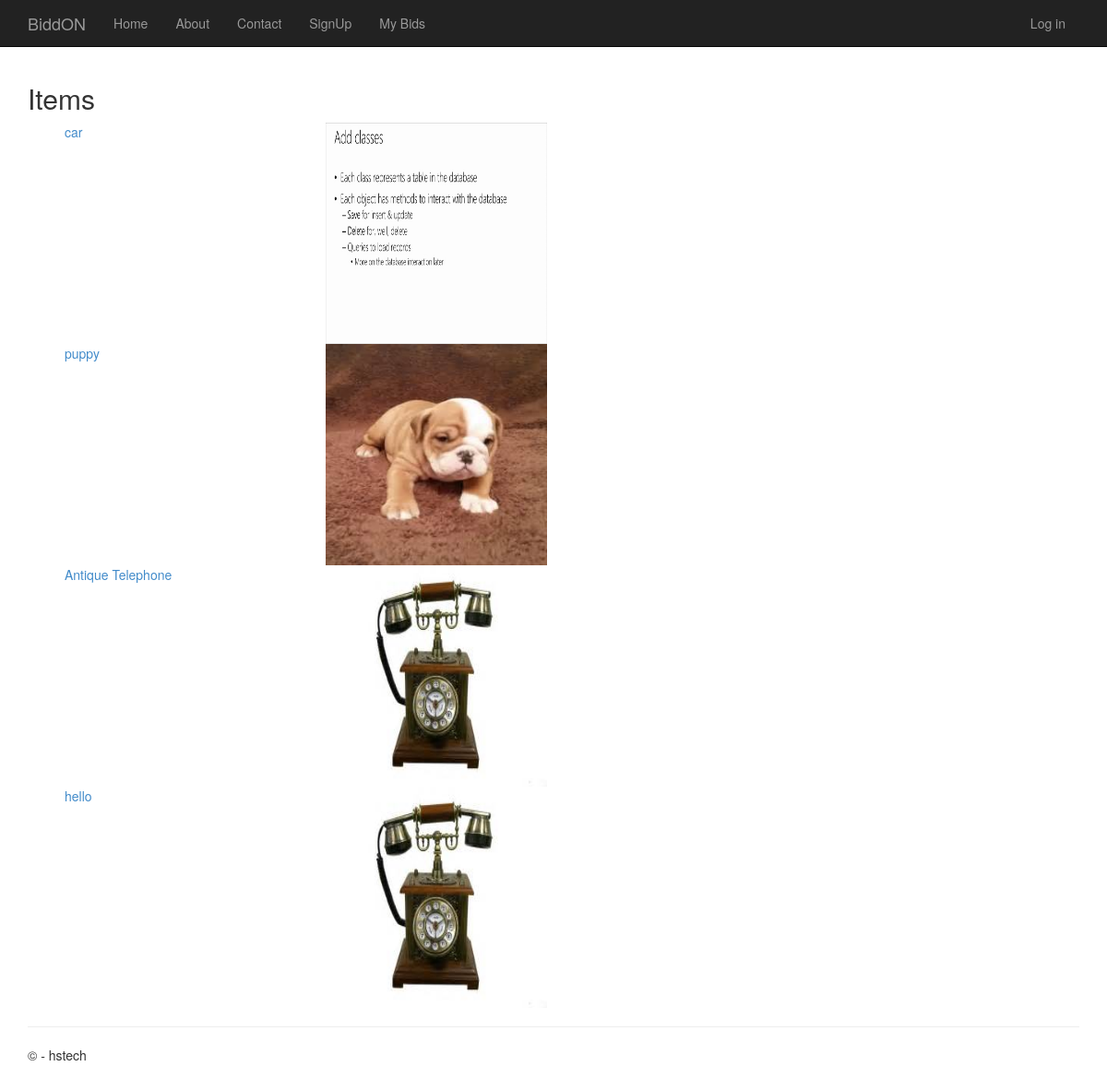
/items, run on the app's committed database.
### app/models.py (models this page shows, shortened)
class Item(models.Model):
    name = models.CharField(max_length = 30)
    description = models.TextField()
    image = models.ImageField(upload_to='media/')
    category = models.CharField(max_length=100)
    ask = models.DecimalField(default=0, max_digits=6, decimal_places=2)
    created_at = models.DateTimeField(default=datetime.now, blank=True)
    closes = models.DateTimeField()

### app/views.py (the view)
# urls.py: url(r'^items$', app.views.Items, name='Items'),
def Items(request):
    nitem = Item.objects.all()
    return render_to_response('app/items.html', {'nitem':nitem})

### app/templates/app/items.html
﻿{% extends 'app/layout.html' %}
{% block content %}
    <h2>Items</h2>
    <ul>
        {% for item in nitem %}
            <div class="row">
                <div class="col-md-3">
                <a href="/items/{{item.id}}">
                    {{item.name}}
                </a>
                </div>
                <div class="col-md-3">
                    <img src="{{ item.image.url }}" width="240" height="240">
                </div>
             </div>
        {% endfor %}
    </ul>
{% endblock %}

### app/static/app/content/site.css (style rules this page uses)
body { padding-top: 50px; padding-bottom: 20px; }

### data on the page
Item: name "car", image (picture)
Item: name "puppy", image (picture)
Item: name "Antique Telephone", image (picture)
Item: name "hello", image (picture)
